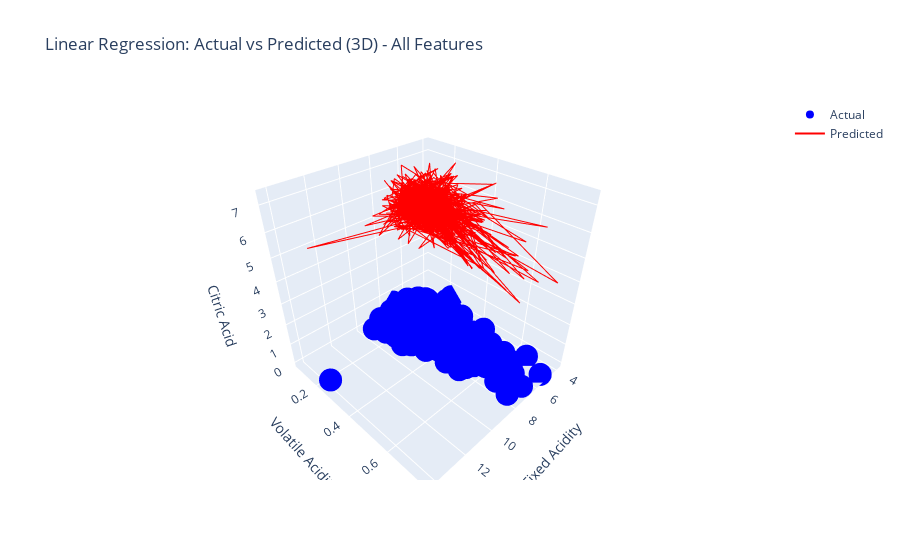

Notebook code for this chart:
### Code cell
# Assuming X_test, y_test, and y_pred are defined from the linear regression code

# Scatter 3D plot of actual vs predicted values for Linear Regression
# Scatter 3D plot of actual vs predicted values for Linear Regression
scatter_linear_3d_all = go.Scatter3d(x=X_test['fixed acidity'], y=X_test['volatile acidity'], z=X_test['citric acid'],
                                     mode='markers', name='Actual', marker=dict(color='blue'))

scatter_linear_pred_3d_all = go.Scatter3d(x=X_test['fixed acidity'], y=X_test['volatile acidity'], z=y_pred,
                                          mode='lines', name='Predicted', line=dict(color='red'))

layout_linear_3d_all = go.Layout(title='Linear Regression: Actual vs Predicted (3D) - All Features',
                                  scene=dict(xaxis=dict(title='Fixed Acidity'),
                                             yaxis=dict(title='Volatile Acidity'),
                                             zaxis=dict(title='Citric Acid')))

fig_linear_3d_all = go.Figure(data=[scatter_linear_3d_all, scatter_linear_pred_3d_all], layout=layout_linear_3d_all)
fig_linear_3d_all.show()

### Figure 1 — Plotly figure (JSON) as saved in the notebook; plotly's stock layout.template omitted (floating-point values rounded to 4 significant figures; data arrays with more than 128 entries replaced by an {"elided": "..."} marker saying what was removed)
{"data": [{"marker": {"color": "blue"}, "mode": "markers", "name": "Actual", "type": "scatter3d", "x": {"elided": "980 float values"}, "y": {"elided": "980 float values"}, "z": {"elided": "980 float values"}}, {"line": {"color": "red"}, "mode": "lines", "name": "Predicted", "type": "scatter3d", "x": {"elided": "980 float values"}, "y": {"elided": "980 float values"}, "z": {"elided": "980 float values"}}], "layout": {"scene": {"xaxis": {"title": {"text": "Fixed Acidity"}}, "yaxis": {"title": {"text": "Volatile Acidity"}}, "zaxis": {"title": {"text": "Citric Acid"}}}, "title": {"text": "Linear Regression: Actual vs Predicted (3D) - All Features"}}}
